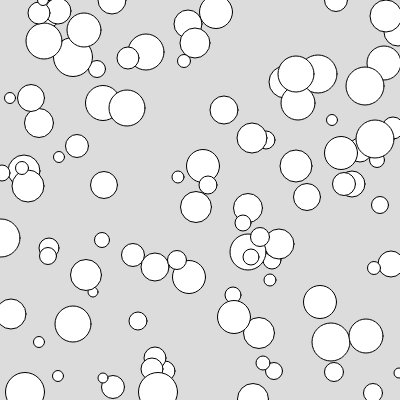
Frame 1 (no input)
Frame 60 (no input): identical to frame 1, image omitted
Frame 120 (the mouse pressed at the canvas centre since frame 60): identical to frame 1, image omitted

The p5.js sketch that drew this single still picture (run headless with seeded random() and noise() and a simulated clock; from frame 60 on, the mouse is pressed at the canvas centre):

// p5.js sketch
// ── sketch.js
let posX = [];
let posY = [];
let posSize = [];

function setup() {
  createCanvas(400, 400);
  for (let i = 0; i < 100; i++) {
    posX.push(int(random(0, 400)));
    posY.push(int(random(0, 400)));
    posSize.push(int(random(10, 40)));
  }
}

function draw() {
  background(220);
  for (let i = 0; i < 100; i++) {
    circle(posX[i], posY[i], posSize[i]);
  }
}

function keyPressed() {
  console.log("keypress");
  posX = [];
  posY = [];
  posSize = [];
  for (let i = 0; i < 100; i++) {
    posX.push(int(random(0, 400)));
    posY.push(int(random(0, 400)));
    posSize.push(int(random(10, 40)));
  }
}
